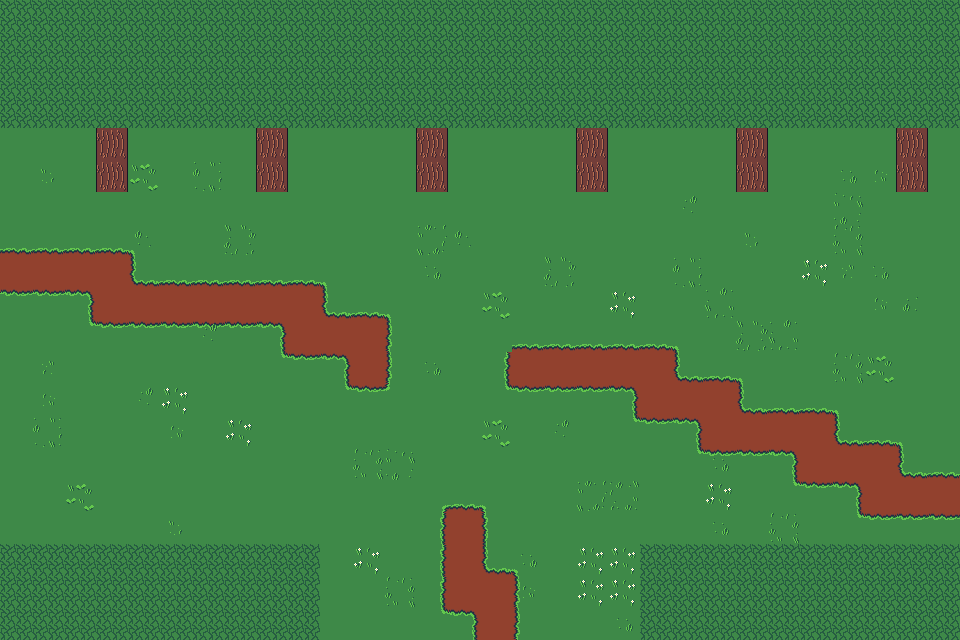

The image is a tile-based game level rendered from a .tmx file. Its description and source (layers, tilesets, objects; grid data summarised) follow:
An orthogonal 30x20 tile map with 32x32 px tiles, 3 tile layers (Calque de Tuiles 1, Calque de Tuiles 2, Calque de Tuiles 3) and 15 objects (9x collision, 3x portal, 3x portal_exit).

<map version="1.10" tiledversion="1.10.2" orientation="orthogonal" renderorder="right-down" width="30" height="20" tilewidth="32" tileheight="32" infinite="0" nextlayerid="5" nextobjectid="31">
 <tileset firstgid="1" source="tilemap.tsx" />
 <layer id="1" name="Calque de Tuiles 1" width="30" height="20">
  <data>[600 cells, 600 non-empty, 4 distinct tile ids]</data>
 </layer>
 <layer id="3" name="Calque de Tuiles 2" width="30" height="20">
  <data>[600 cells, 84 non-empty, 3 distinct tile ids]</data>
 </layer>
 <layer id="4" name="Calque de Tuiles 3" width="30" height="20">
  <data>[600 cells, 58 non-empty, 16 distinct tile ids]</data>
 </layer>
 <objectgroup id="2" name="objects">
  <properties>
   <property name="zoom" type="float" value="3" />
  </properties>
  <object id="1" name="forest_b" type="portal" x="0" y="96" height="448">
   <properties>
    <property name="targeted_exit_name" value="forest_b" />
    <property name="targeted_map_name" value="map1" />
    <property name="targeted_scene_name" value="scene1" />
   </properties>
  </object>
  <object id="4" name="forest_c" type="portal" x="320" y="640" width="320">
   <properties>
    <property name="targeted_exit_name" value="forest_c" />
    <property name="targeted_map_name" value="map3" />
    <property name="targeted_scene_name" value="scene1" />
   </properties>
  </object>
  <object id="7" name="forest_e" type="portal" x="960" y="128" height="416">
   <properties>
    <property name="targeted_exit_name" value="forest_e" />
    <property name="targeted_map_name" value="map4" />
    <property name="targeted_scene_name" value="scene1" />
   </properties>
  </object>
  <object id="10" type="collision" x="0" y="544" width="320" height="96">
   <properties>
    <property name="collision_type" value="solid" />
   </properties>
  </object>
  <object id="12" type="collision" x="640" y="544" width="320" height="96">
   <properties>
    <property name="collision_type" value="solid" />
   </properties>
  </object>
  <object id="14" name="forest_d" type="portal_exit" x="494.667" y="604">
   <point />
  </object>
  <object id="15" name="forest_f" type="portal_exit" x="941.333" y="489.333">
   <point />
  </object>
  <object id="20" type="collision" x="0" y="0" width="960" height="128">
   <properties>
    <property name="collision_type" value="solid" />
   </properties>
  </object>
  <object id="23" type="collision" x="96" y="160" width="32" height="32">
   <properties>
    <property name="collision_type" value="solid" />
   </properties>
  </object>
  <object id="24" type="collision" x="256" y="160" width="32" height="32">
   <properties>
    <property name="collision_type" value="solid" />
   </properties>
  </object>
  <object id="25" type="collision" x="416" y="160" width="32" height="32">
   <properties>
    <property name="collision_type" value="solid" />
   </properties>
  </object>
  <object id="26" type="collision" x="576" y="160" width="32" height="32">
   <properties>
    <property name="collision_type" value="solid" />
   </properties>
  </object>
  <object id="27" type="collision" x="736" y="160" width="32" height="32">
   <properties>
    <property name="collision_type" value="solid" />
   </properties>
  </object>
  <object id="28" type="collision" x="896" y="160" width="32" height="32">
   <properties>
    <property name="collision_type" value="solid" />
   </properties>
  </object>
  <object id="30" name="forest_a" type="portal_exit" x="68" y="304">
   <point />
  </object>
 </objectgroup>
</map>
